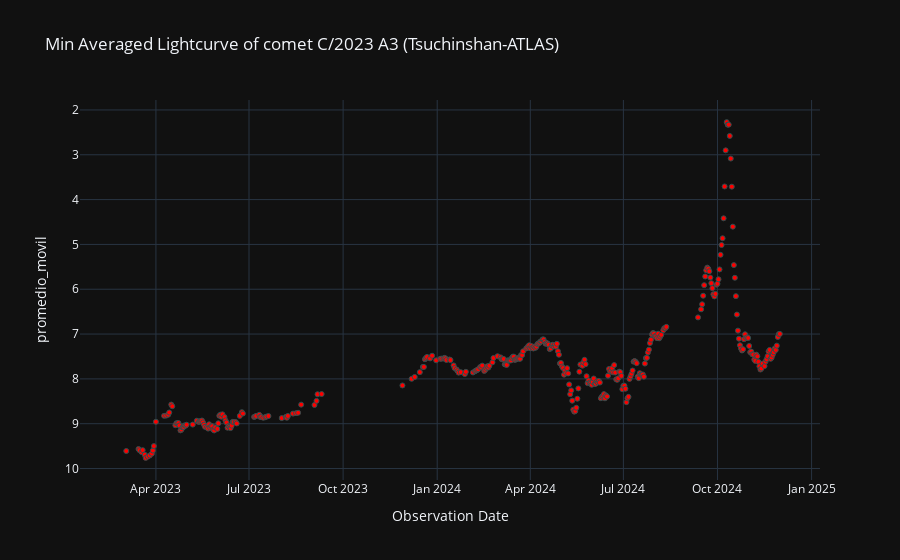

Notebook code for this chart:
### Code cell
# Gráfica de luz interna
labels = {'obs_date':'Observation Date','magnitud_reducida':'Magnitude reduced'}
fig = px.scatter(curva_de_luz_interna_v2_df, x='obs_date', y='promedio_movil', template= 'plotly_dark', labels= labels, title=f'Min Averaged Lightcurve of comet {nombre_cometa} (Tsuchinshan-ATLAS)')
fig.update_traces(marker=dict(color='red', size=5, line=dict(width=1, color='DarkSlateGrey')))
fig.update_yaxes(autorange="reversed")
fig.show()

### Figure 1 — Plotly figure (JSON) as saved in the notebook; plotly's stock layout.template omitted (floating-point values rounded to 4 significant figures; data arrays with more than 128 entries replaced by an {"elided": "..."} marker saying what was removed)
{"data": [{"hovertemplate": "Observation Date=%{x}<br>promedio_movil=%{y}<extra></extra>", "legendgroup": "", "marker": {"color": "red", "line": {"color": "DarkSlateGrey", "width": 1}, "size": 5, "symbol": "circle"}, "mode": "markers", "name": "", "orientation": "v", "showlegend": false, "type": "scatter", "x": {"elided": "380 str values"}, "xaxis": "x", "y": {"elided": "380 float values"}, "yaxis": "y"}], "layout": {"legend": {"tracegroupgap": 0}, "title": {"text": "Min Averaged Lightcurve of comet C/2023 A3 (Tsuchinshan-ATLAS)"}, "xaxis": {"anchor": "y", "domain": [0, 1], "title": {"text": "Observation Date"}}, "yaxis": {"anchor": "x", "autorange": "reversed", "domain": [0, 1], "title": {"text": "promedio_movil"}}}}
